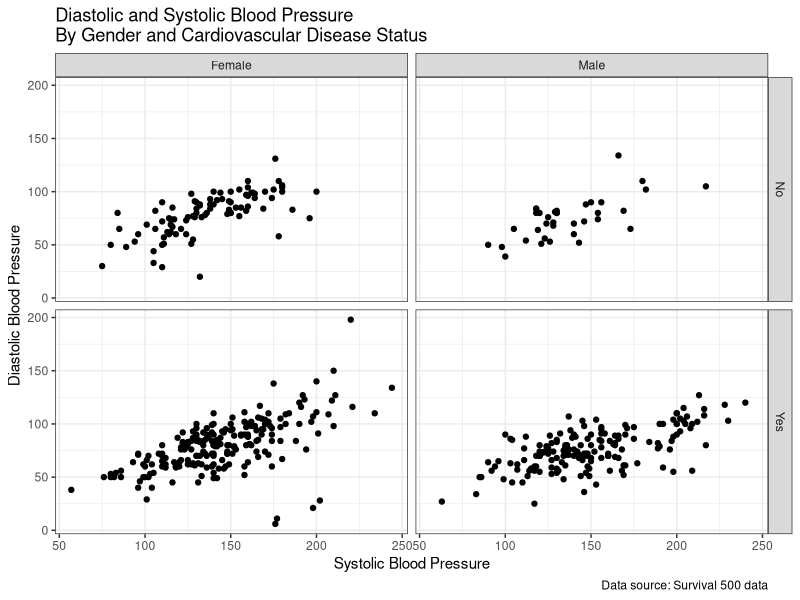

Write R code to recreate this figure. (Note: this script raises an error after producing the figure.)
# JOUNRAL A UPDATE
library(tidyverse)

surv<-read.csv("data/whas500.csv")%>%
  mutate(LENFOLY = round(LENFOL/365.25, 2), ## change follow-up days to years for better visualization
         AFB_C = ifelse(AFB==1, "Active", "Non-Active"),
         GENDER_C = ifelse(GENDER==1, "Male", "Female"),
         CVD_C = ifelse(CVD==1, "Yes", "No")) 


pubgraph1<-
  ggplot(data = surv, mapping = aes(x =SYSBP , y =DIASBP)) + 
  geom_point() +
  facet_grid(rows = vars(CVD_C), cols = vars(GENDER_C)) +
  labs(title="Diastolic and Systolic Blood Pressure\nBy Gender and Cardiovascular Disease Status",
       x="Systolic Blood Pressure",
       y="Diastolic Blood Pressure",
       caption="Data source: Survival 500 data") +
  theme_bw()

ggplot2::ggsave(filename="images/pubgraph1-dotJA2.jpg",
                plot=pubgraph1,
                device="jpg",
                dpi = 72,
                width=450,
                height=400,
                units = "px")